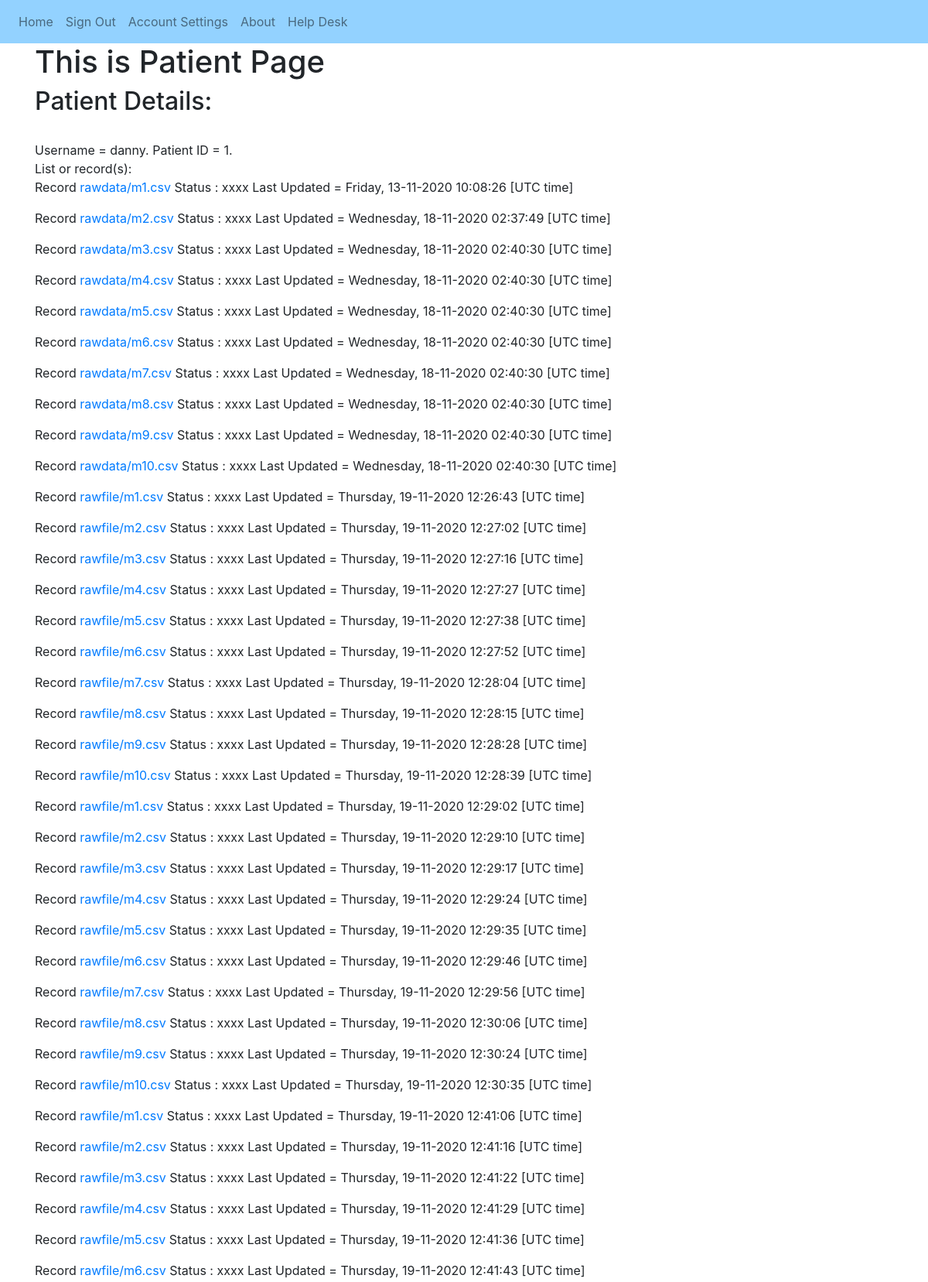
Page /patient/1 (signed in, upper part) on the committed database.
### flask1/models.py (models this page shows, shortened)
class Patient(db.Model):
    id = db.Column(db.Integer, primary_key=True)
    username = db.Column(db.String(20), unique=True, nullable=False)
    email = db.Column(db.String(20), unique=True, nullable=False)
    password = db.Column(db.String(60), nullable=False)
    doctor_id = db.Column(db.Integer, db.ForeignKey('doctor.id'), nullable=False)
    record_lists = db.relationship('Rec001', backref='patient_name', lazy=True)

class Rec001(db.Model):
    id = db.Column(db.Integer, primary_key=True)
    patient_id = db.Column(db.Integer, db.ForeignKey('patient.id'), nullable=False)
    date_uploaded = db.Column(db.DateTime, nullable=False, default=datetime.utcnow)  # or try utcnow()
    record_file = db.Column(db.String(20), nullable=False, default='rawdata/m1.csv')

### flask1/routes.py (the view)
@app.route('/patient/<int:patient_id>', endpoint='patient_page')
@login_required
def patient_page(patient_id):
    patient = Patient.query.get_or_404(patient_id)
    recording = Rec001.query.filter_by(patient_id=patient.id).all()
    return render_template('patient.html', title=patient.username, patient=patient, rec_list=recording)

### flask1/models.py (called while the page is built)
@login_manager.user_loader  # try without "()"
def load_user(user_id):
    return Doctor.query.get(int(user_id))

### flask1/templates/patient.html (shortened to what this page needs)
{% extends 'base_bootstrap.html' %}
{% block content_customized %}
    <h1>This is Patient Page</h1>
    <h2>Patient Details:</h2>
    <br>
    Username = {{ patient.username }}.   Patient ID = {{ patient.id }}.
    <br>
    List or record(s):
    <br>
    {% for i in rec_list %}
        <p>Record {{ count }} <a href="{{ url_for('ecg_page', ecg_id=i.id) }}">{{ i.record_file }}</a>
        Status : xxxx
        Last Updated = {{ i.date_uploaded.strftime('%A, %d-%m-%Y\t %H:%M:%S [UTC time]') }}
        </p>
    {% endfor %}
    <br>
{% endblock %}

### rows in the picture
Patient: username "danny", id "1"
Rec001: record_file "rawdata/m1.csv", date_uploaded "Friday, 13-11-2020 10:08:26 [UTC time]"
Rec001: record_file "rawdata/m2.csv", date_uploaded "Wednesday, 18-11-2020 02:37:49 [UTC time]"
Rec001: record_file "rawdata/m3.csv", date_uploaded "Wednesday, 18-11-2020 02:40:30 [UTC time]"
Rec001: record_file "rawdata/m4.csv", date_uploaded "Wednesday, 18-11-2020 02:40:30 [UTC time]"
Rec001: record_file "rawdata/m5.csv", date_uploaded "Wednesday, 18-11-2020 02:40:30 [UTC time]"
Rec001: record_file "rawdata/m6.csv", date_uploaded "Wednesday, 18-11-2020 02:40:30 [UTC time]"
Rec001: record_file "rawdata/m7.csv", date_uploaded "Wednesday, 18-11-2020 02:40:30 [UTC time]"
Rec001: record_file "rawdata/m8.csv", date_uploaded "Wednesday, 18-11-2020 02:40:30 [UTC time]"
Rec001: record_file "rawdata/m9.csv", date_uploaded "Wednesday, 18-11-2020 02:40:30 [UTC time]"
Rec001: record_file "rawdata/m10.csv", date_uploaded "Wednesday, 18-11-2020 02:40:30 [UTC time]"
Rec001: record_file "rawfile/m1.csv", date_uploaded "Thursday, 19-11-2020 12:26:43 [UTC time]"
Rec001: record_file "rawfile/m2.csv", date_uploaded "Thursday, 19-11-2020 12:27:02 [UTC time]"
Rec001: record_file "rawfile/m3.csv", date_uploaded "Thursday, 19-11-2020 12:27:16 [UTC time]"
Rec001: record_file "rawfile/m4.csv", date_uploaded "Thursday, 19-11-2020 12:27:27 [UTC time]"
Rec001: record_file "rawfile/m5.csv", date_uploaded "Thursday, 19-11-2020 12:27:38 [UTC time]"
Rec001: record_file "rawfile/m6.csv", date_uploaded "Thursday, 19-11-2020 12:27:52 [UTC time]"
Rec001: record_file "rawfile/m7.csv", date_uploaded "Thursday, 19-11-2020 12:28:04 [UTC time]"
Rec001: record_file "rawfile/m8.csv", date_uploaded "Thursday, 19-11-2020 12:28:15 [UTC time]"
Rec001: record_file "rawfile/m9.csv", date_uploaded "Thursday, 19-11-2020 12:28:28 [UTC time]"
Rec001: record_file "rawfile/m10.csv", date_uploaded "Thursday, 19-11-2020 12:28:39 [UTC time]"
Rec001: record_file "rawfile/m1.csv", date_uploaded "Thursday, 19-11-2020 12:29:02 [UTC time]"
Rec001: record_file "rawfile/m2.csv", date_uploaded "Thursday, 19-11-2020 12:29:10 [UTC time]"
Rec001: record_file "rawfile/m3.csv", date_uploaded "Thursday, 19-11-2020 12:29:17 [UTC time]"
Rec001: record_file "rawfile/m4.csv", date_uploaded "Thursday, 19-11-2020 12:29:24 [UTC time]"
Rec001: record_file "rawfile/m5.csv", date_uploaded "Thursday, 19-11-2020 12:29:35 [UTC time]"
Rec001: record_file "rawfile/m6.csv", date_uploaded "Thursday, 19-11-2020 12:29:46 [UTC time]"
Rec001: record_file "rawfile/m7.csv", date_uploaded "Thursday, 19-11-2020 12:29:56 [UTC time]"
Rec001: record_file "rawfile/m8.csv", date_uploaded "Thursday, 19-11-2020 12:30:06 [UTC time]"
Rec001: record_file "rawfile/m9.csv", date_uploaded "Thursday, 19-11-2020 12:30:24 [UTC time]"
Rec001: record_file "rawfile/m10.csv", date_uploaded "Thursday, 19-11-2020 12:30:35 [UTC time]"
Rec001: record_file "rawfile/m1.csv", date_uploaded "Thursday, 19-11-2020 12:41:06 [UTC time]"
Rec001: record_file "rawfile/m2.csv", date_uploaded "Thursday, 19-11-2020 12:41:16 [UTC time]"
Rec001: record_file "rawfile/m3.csv", date_uploaded "Thursday, 19-11-2020 12:41:22 [UTC time]"
Rec001: record_file "rawfile/m4.csv", date_uploaded "Thursday, 19-11-2020 12:41:29 [UTC time]"
Rec001: record_file "rawfile/m5.csv", date_uploaded "Thursday, 19-11-2020 12:41:36 [UTC time]"
Rec001: record_file "rawfile/m6.csv", date_uploaded "Thursday, 19-11-2020 12:41:43 [UTC time]"
